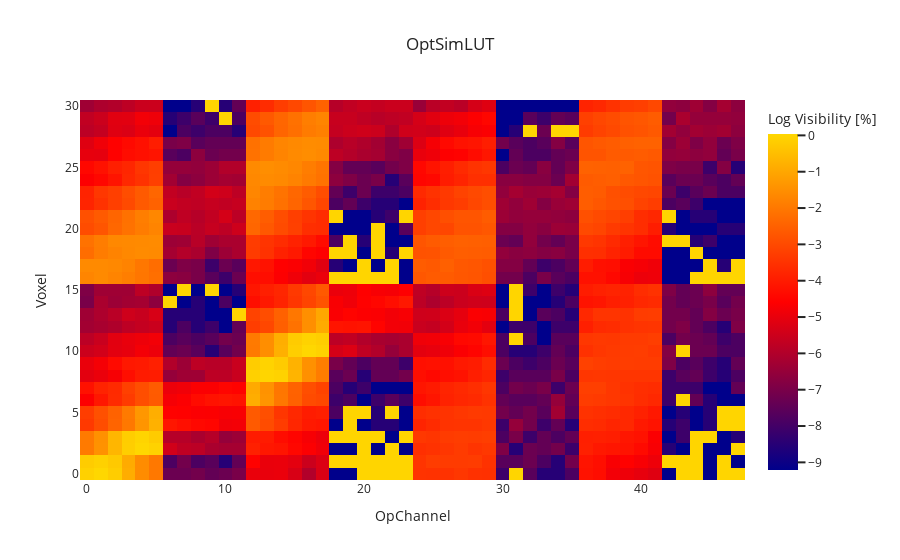

The cell this chart's notebook holds for it:
### Code cell
import plotly.graph_objects as go
fig = px.density_heatmap(
    df,
    title='OptSimLUT',
    x='OpChannel',
    y='Voxel',
    z=np.log(df['Visibility']*100),
    nbinsx=48,
    nbinsy=32,
    #color=np.log(df['Visibility']*100),
    color_continuous_scale=['darkblue','red','gold'],
    template='seaborn')
fig.update_layout(yaxis_type='linear', yaxis_title='Voxel', coloraxis_colorbar_title='Log Visibility [%]')
fig.show()

### Figure 1 — Plotly figure (JSON) as saved in the notebook; plotly's stock layout.template omitted (floating-point values rounded to 4 significant figures; data arrays with more than 128 entries replaced by an {"elided": "..."} marker saying what was removed)
{"data": [{"coloraxis": "coloraxis", "histfunc": "sum", "hovertemplate": "OpChannel=%{x}<br>Voxel=%{y}<br>sum of z=%{z}<extra></extra>", "name": "", "nbinsx": 48, "nbinsy": 32, "type": "histogram2d", "x": {"elided": "1409 int values"}, "xaxis": "x", "xbingroup": "x", "y": {"elided": "1409 int values"}, "yaxis": "y", "ybingroup": "y", "z": {"elided": "1409 float values"}}], "layout": {"coloraxis": {"colorbar": {"title": {"text": "Log Visibility [%]"}}, "colorscale": [[0, "darkblue"], [0.5, "red"], [1, "gold"]]}, "legend": {"tracegroupgap": 0}, "title": {"text": "OptSimLUT"}, "xaxis": {"anchor": "y", "domain": [0, 1], "title": {"text": "OpChannel"}}, "yaxis": {"anchor": "x", "domain": [0, 1], "title": {"text": "Voxel"}, "type": "linear"}}}
